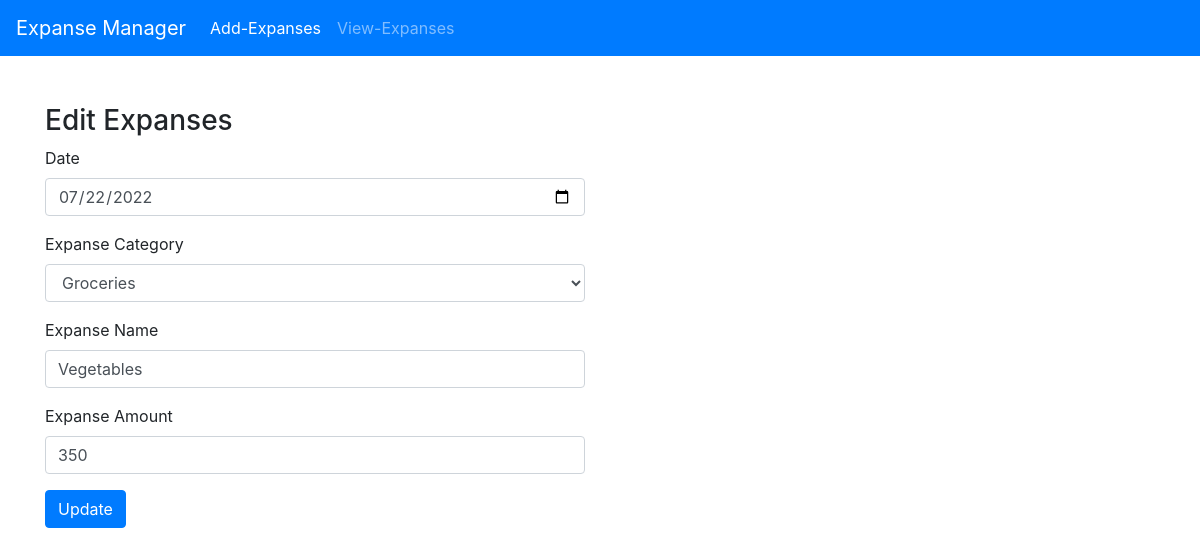
Page /update_expense/5 on the committed database.
### app.py (models this page shows)
class Expense(db.Model):
    id = db.Column(db.Integer, primary_key=True)
    date = db.Column(db.String(50), nullable=False)
    expansename = db.Column(db.String(50), nullable=False)
    amount = db.Column(db.Integer, nullable=False)
    category = db.Column(db.String(50), nullable=False)

### app.py (the view)
@app.route('/update_expense/<int:id>')
def update_expense(id):
    expense = Expense.query.filter_by(id=id).first()
    return render_template("update_expense.html", expense=expense)

### templates/update_expense.html (shortened to what this page needs)
{% extends 'base.html' %}
{% block body %}
<div class="container">
    <div class="row">
        <div class="col-md-6">
            <h3 class="mt-5"> Edit Expanses </h3>
            <form action="/edit" method="POST">
                <div class="form-group">
                    <label for="">Date</label>
                    <input class="form-control" value="{{expense.date}}" type="date" name="date" id="date">
                </div>
                <div class="form-group">
                    <label for="">Expanse Category</label>
                    <select class="form-control" name="category" id="category">
                        <option value="groceries" selected>Groceries</option>
                    </select>
                </div>
                <div class="form-group">
                    <label for="">Expanse Name</label>
                    <input class="form-control" value="{{expense.expansename}}" type="text" name="expensename" id="expensename">
                </div>
                <div class="form-group">
                    <label for="">Expanse Amount</label>
                    <input class="form-control" value="{{expense.amount}}" type="text" name="amount" id="amount">
                </div>
                <input class="btn btn-primary" type="submit" value="Update" id="">
            </form>
        </div>
    </div>
</div>
{% endblock %}

### rows in the picture
Expense: date "07/22/2022", expensename "Vegetables", amount "350"
